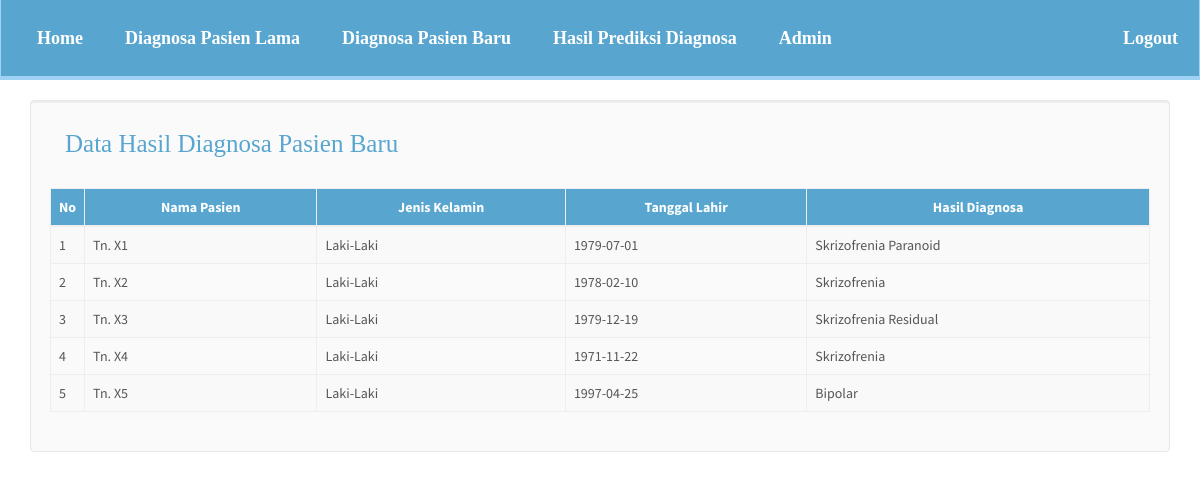
/hasil-prediksi-diagnosa.php (signed in), run on the app's committed database.
### tables this page shows
CREATE TABLE IF NOT EXISTS `data_uji` (
  `id_data_uji` int(11) NOT NULL,
  `nama1` varchar(50) NOT NULL,
  `jenis_kelamin` varchar(50) NOT NULL,
  `tanggal_lahir` date NOT NULL,
  `g11` double NOT NULL,
  `g22` double NOT NULL,
  `g33` double NOT NULL,
  `g44` double NOT NULL,
  `g55` double NOT NULL,
  `g66` double NOT NULL,
  `g77` double NOT NULL,
  `g88` double NOT NULL,
  `g99` double NOT NULL,
  `diagnosa` varchar(50) NOT NULL
);

### koneksi/koneksi-data-uji.php (called while the page is built, shortened)
<?php
class DataUji{
	private $conn;
	private $table_name = "data_uji";
	public function __construct($db){
		$this->conn = $db;
	}
	function readAll(){
		$query = "SELECT * FROM ".$this->table_name." ORDER BY nama1 ASC";
		$stmt = $this->conn->prepare( $query );
		$stmt->execute();
		return $stmt;
	}
}
?>

### hasil-prediksi-diagnosa.php (the view, shortened to what this page needs)
<?php
include_once 'header.php';
include_once 'koneksi/koneksi-data-uji.php';
$pro = new DataUji($db);
$stmt = $pro->readAll();
?>
	<div class="well">
	<div class="row">
        <div class="col-md-6 text-left">
            <h4 class="judul">Data Hasil Diagnosa Pasien Baru</h4>
        </div>
    </div>
	<br/>
	<table width="100%" class="table table-striped table-bordered" id="tabeldata">
        <thead>
            <tr>
                <th width="30px">No</th>
                <th>Nama Pasien</th>
				<th>Jenis Kelamin</th>
				<th>Tanggal Lahir</th>
                <th>Hasil Diagnosa</th>
            </tr>
        </thead>
        <tbody>
<?php
$no=1;
while ($row = $stmt->fetch(PDO::FETCH_ASSOC)){
?>
            <tr>
                <td><?php echo $no++ ?></td>
                <td><?php echo $row['nama1'] ?></td>
				<td><?php echo $row['jenis_kelamin'] ?></td>
                <td><?php echo $row['tanggal_lahir'] ?></td>
				<td><?php echo $row['diagnosa'] ?></td>
            </tr>
<?php
}
?>
        </tbody>
    </table>

### header.php (shortened to what this page needs)
<!DOCTYPE html>
<html lang="en">
  <head>
   <link href="assets/css/bootstrap.min.css" rel="stylesheet">
    <link href="assets/css/dataTables.bootstrap.min.css" rel="stylesheet">
<link rel="stylesheet" type="text/css" href="assets/fontawesome/css/all.min.css">
  </head>
  <body>
	<nav class="navbar navbar-inverse navbar-static-top">
	  <div class="container-fluid" >
		<div class="collapse navbar-collapse" id="bs-example-navbar-collapse-1">
		  <ul class="nav navbar-nav">
			<li ><a class="menu" href="home.php">Home</a></li>
			<li><a class="menu" href="pasien-lama.php">Diagnosa Pasien Lama</a></li>
			<li><a class="menu" href="pasien-baru.php">Diagnosa Pasien Baru</a></li>
			<li><a class="menu" href="hasil-prediksi-diagnosa.php">Hasil Prediksi Diagnosa</a></li>
			<li><a class="menu" href="admin.php">Admin</a></li>
		  </ul>
		  <ul class="nav navbar-nav navbar-right">
				<li><a class="menu" href="logout.php">Logout</a></li>
			  </ul>
		</div>
	  </div>
	</nav>
    <div class="container">

### header.php (style rules this page uses)
.navbar-inverse { background: #58a6d0; width: 100%; height: 80px; border-color: #a0d2f5; }
.menu { font-size : 18px; margin: 6px; margin-top: 13px; color: #fff!important; font-weight: 600; font-family: Franklin Gothic; }

### hasil-prediksi-diagnosa.php (style rules this page uses)
.judul { font-family: impact; margin-left: 15px; font-size: 25px; color: #58a6d0; }
thead { background: #58a6d0; }
th { text-align: center; color: white; }

### data on the page
data_uji: nama1 "Tn. X1", jenis_kelamin "Laki-Laki", tanggal_lahir "1979-07-01", diagnosa "Skrizofrenia Paranoid"
data_uji: nama1 "Tn. X2", jenis_kelamin "Laki-Laki", tanggal_lahir "1978-02-10", diagnosa "Skrizofrenia"
data_uji: nama1 "Tn. X3", jenis_kelamin "Laki-Laki", tanggal_lahir "1979-12-19", diagnosa "Skrizofrenia Residual"
data_uji: nama1 "Tn. X4", jenis_kelamin "Laki-Laki", tanggal_lahir "1971-11-22", diagnosa "Skrizofrenia"
data_uji: nama1 "Tn. X5", jenis_kelamin "Laki-Laki", tanggal_lahir "1997-04-25", diagnosa "Bipolar"
